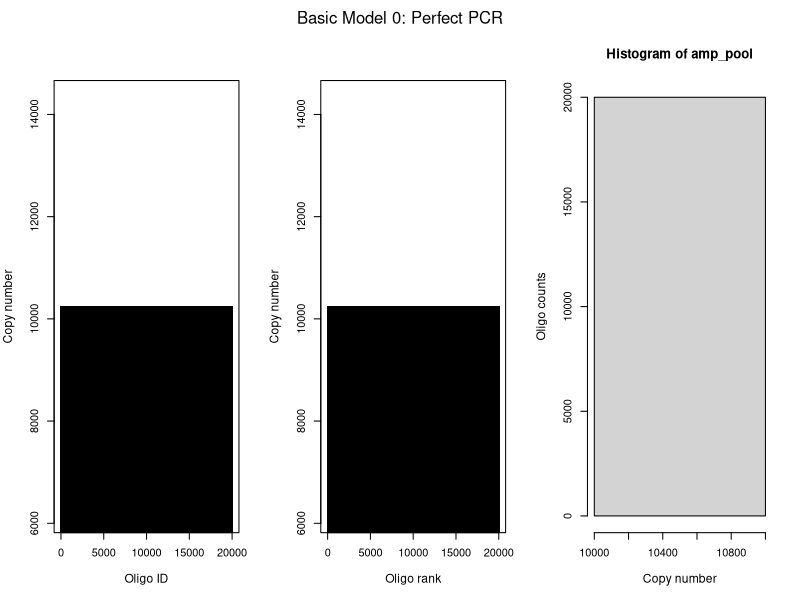
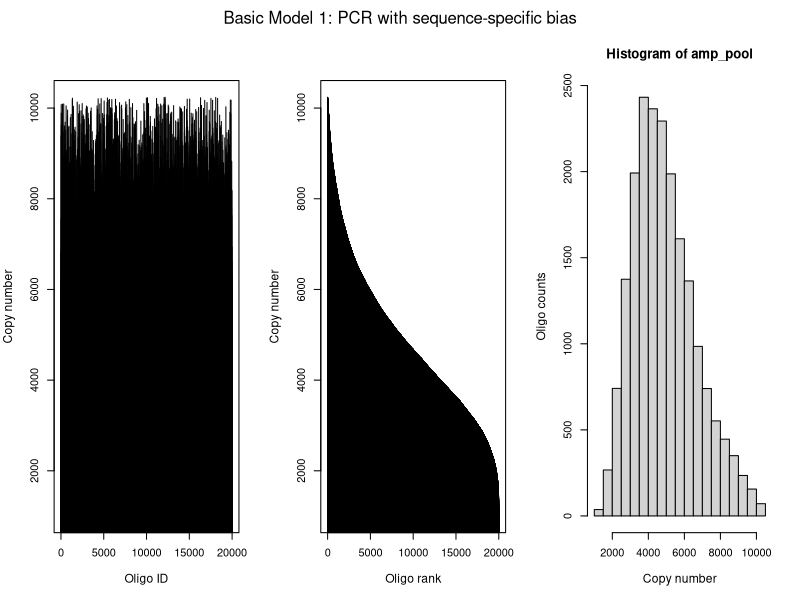
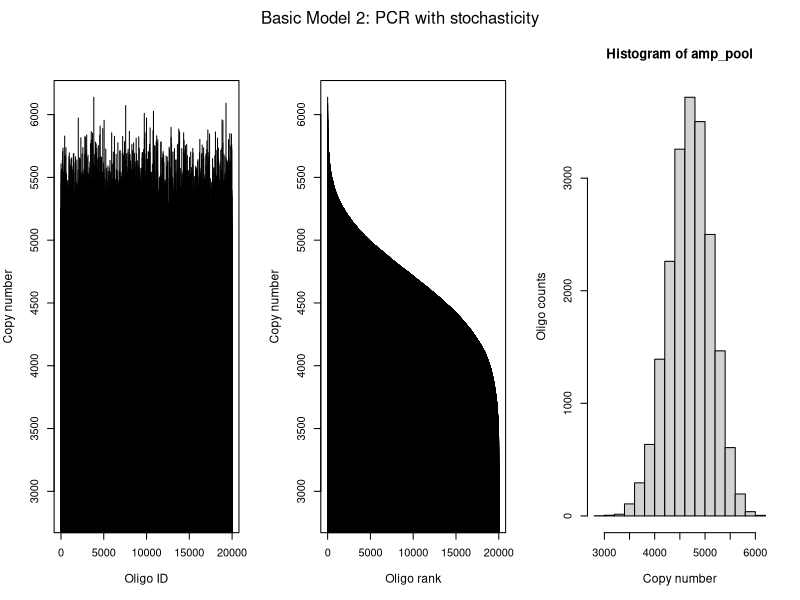
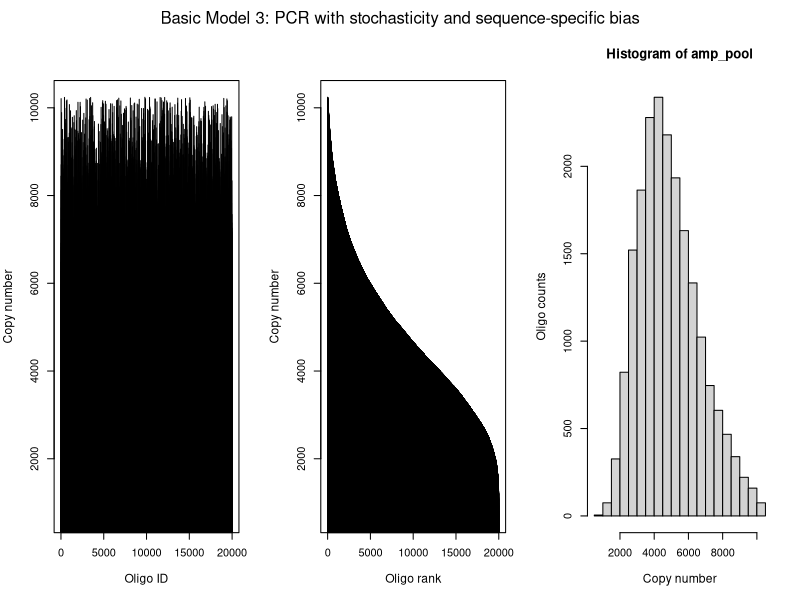
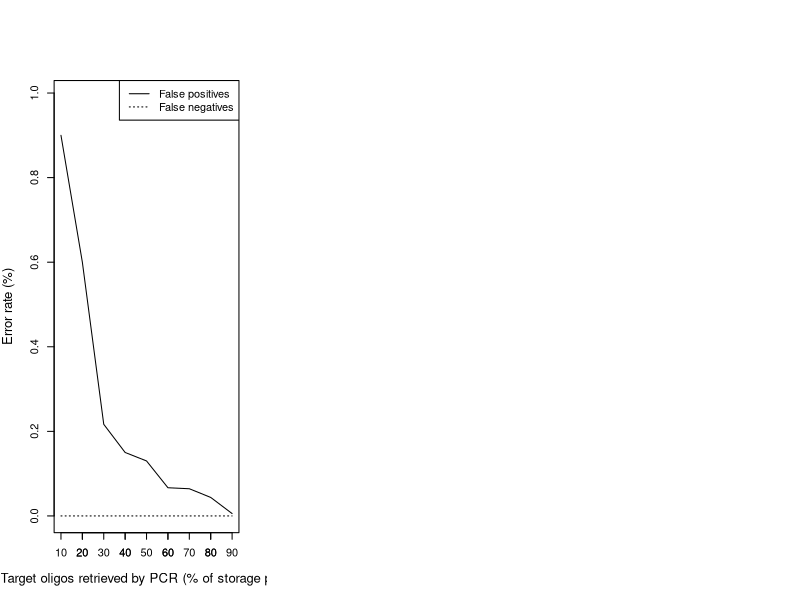
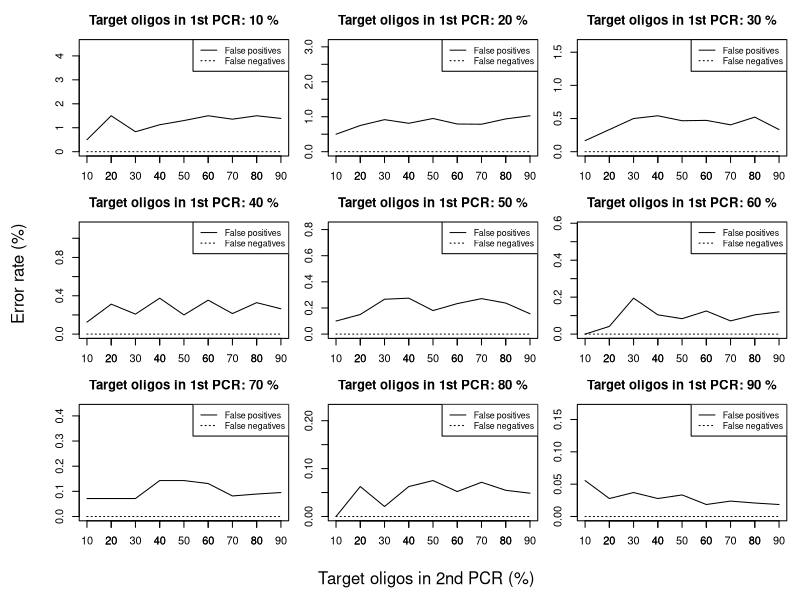

The R script that drew these images, in order:
## ---- chunk 1
knitr::opts_chunk$set(echo = TRUE)
## ---- chunk 2
library(truncnorm)
n = 20000 # unique data-encoding oligos in the storage pool
r = 10 # average physical redundancy (copy number) of oligos
s_pool <- rep(r, n) # initial pool of oligos before random access
pcr_cyc = 10 # number of PCR cycles (used in simulations of Basic Models 0-3)
threshold_ratio = 0.10 # used to define the "error threshold" in PCR models
## ---- chunk 3
amp_pool <- s_pool
pcr_eff <- 2
amp_pool <- amp_pool*pcr_eff^pcr_cyc # See model assumptions in manuscript

avg <- mean(amp_pool)
threshold <- avg*threshold_ratio
false_negative_count <- sum(amp_pool<threshold) # an amplicon is considered a false negative if its copy number is less than the threshold
false_negative_percent <- (false_negative_count/length(amp_pool))*100
no_amplify <- sum(amp_pool==r)

par(mfrow=c(1,3), oma = c(0, 0, 2, 0))
x <- seq(1,length(amp_pool),1)
plot(x, amp_pool, xlab="Oligo ID", ylab="Copy number", type="h", cex.lab=1.1)
plot(x, sort(amp_pool, decreasing=TRUE), xlab="Oligo rank", ylab="Copy number", type="h", cex.lab=1.1)
hist(amp_pool, xlab="Copy number", ylab="Oligo counts", cex.lab=1.1)
mtext("Basic Model 0: Perfect PCR", outer = TRUE, cex = 1)
cat("Mean copy number:",round(avg),"; Threshold:", round(threshold),"\n")
cat("False negatives:", false_negative_count,"in",length(amp_pool),"=",round(false_negative_percent,1), "%\n")
# cat("Unamplified oligos:",no_amplify,"\n")
## ---- chunk 4
amp_pool <- s_pool

pcr_eff <- rtruncnorm(length(amp_pool), a=1, b=2, mean=1.85, sd=0.07) # Model PCR efficiency as a Gaussian random variable. See model assumptions in manuscript.

PCR_bias <- function(pool, efficiency, cycles) {
  pool <- pool*efficiency^cycles
  return(pool)
}
amp_pool <- PCR_bias(amp_pool, pcr_eff, pcr_cyc)

avg <- mean(amp_pool)
threshold <- avg*threshold_ratio
false_negative_count <- sum(amp_pool<threshold)
false_negative_percent <- (false_negative_count/length(amp_pool))*100
no_amplify <- sum(amp_pool==r)

par(mfrow=c(1,3), oma = c(0, 0, 2, 0))
x <- seq(1,length(amp_pool),1)
plot(x, amp_pool, xlab="Oligo ID", ylab="Copy number", type="h", cex.lab=1.1)
plot(x, sort(amp_pool, decreasing=TRUE), xlab="Oligo rank", ylab="Copy number", type="h", cex.lab=1.1)
hist(amp_pool, xlab="Copy number", ylab="Oligo counts", cex.lab=1.1)
mtext("Basic Model 1: PCR with sequence-specific bias", outer = TRUE, cex = 1)
cat("Mean copy number:",round(avg),"; Threshold:", round(threshold),"\n")
cat("False negatives:", false_negative_count,"in",length(amp_pool),"=",round(false_negative_percent,1), "%\n")
# cat("Unamplified oligos:",no_amplify,"\n")
## ---- chunk 5
amp_pool <- s_pool
pcr_eff <- 1.85

# Model PCR amplification as a Galton-Watson stochastic branching process. See model assumptions in manuscript.
PCR_stochastic <- function(pool, efficiency, cycles) {
  for(i in 1:cycles) {
    pool <- pool + rbinom(length(pool), size=pool, prob=efficiency-1) # rbinom(observations, trials, prob)
    # cat("PCR cycle", i, ":", pool, "\n")
  }
  return(pool)
}
amp_pool <- PCR_stochastic(amp_pool, pcr_eff, pcr_cyc)

avg <- mean(amp_pool)
threshold <- avg*threshold_ratio
false_negative_count <- sum(amp_pool<threshold)
false_negative_percent <- (false_negative_count/length(amp_pool))*100
no_amplify <- sum(amp_pool==r)

par(mfrow=c(1,3), oma = c(0, 0, 2, 0))
x <- seq(1,length(amp_pool),1)
plot(x, amp_pool, xlab="Oligo ID", ylab="Copy number", type="h", cex.lab=1.1)
plot(x, sort(amp_pool, decreasing=TRUE), xlab="Oligo rank", ylab="Copy number", type="h", cex.lab=1.1)
hist(amp_pool, xlab="Copy number", ylab="Oligo counts", cex.lab=1.1)
mtext("Basic Model 2: PCR with stochasticity", outer = TRUE, cex = 1)
cat("Mean copy number:",round(avg),"; Threshold:", round(threshold),"\n")
cat("False negatives:", false_negative_count,"in",length(amp_pool),"=",round(false_negative_percent,1), "%\n")
# cat("Unamplified oligos:",no_amplify,"\n")
## ---- chunk 6
amp_pool <- s_pool
pcr_eff <- rtruncnorm(n, a=1, b=2, mean=1.85, sd=0.07) # See model assumptions in manuscript.

PCR_stoc_and_bias <- function(pool, efficiency, cycles) {
  for(i in 1:cycles) {
    pool <- pool + rbinom(length(pool), size=pool, prob=efficiency-1) # See model assumptions in manuscript.
    # cat("PCR cycle", i, ":", pool, "\n")
  }
  return(pool)
}
amp_pool <- PCR_stoc_and_bias(amp_pool, pcr_eff, pcr_cyc)

avg <- mean(amp_pool)
threshold <- avg*threshold_ratio
false_negative_count <- sum(amp_pool<threshold)
false_negative_percent <- (false_negative_count/length(amp_pool))*100
no_amplify <- sum(amp_pool==r)

par(mfrow=c(1,3), oma = c(0, 0, 2, 0))
x <- seq(1,length(amp_pool),1)
plot(x, amp_pool, xlab="Oligo ID", ylab="Copy number", type="h", cex.lab=1.1)
plot(x, sort(amp_pool, decreasing=TRUE), xlab="Oligo rank", ylab="Copy number", type="h", cex.lab=1.1)
hist(amp_pool, xlab="Copy number", ylab="Oligo counts", cex.lab=1.1)
mtext("Basic Model 3: PCR with stochasticity and sequence-specific bias", outer = TRUE, cex = 1)
cat("Mean copy number:",round(avg),"; Threshold:", round(threshold),"\n")
cat("False negatives:", false_negative_count,"in",length(amp_pool),"=",round(false_negative_percent,1), "%\n")
# cat("Unamplified oligos:",no_amplify,"\n")
## ---- chunk 7
PCR_random_access <- function(pool, nested, FPpoolPrvCyc, target_percent, cycles) {
  if(nested==0 | length(FPpoolPrvCyc)==0) { # for random-access patterns requiring only one PCR reaction
    targets <- pool[1:(length(pool)*target_percent)] # target oligos
    non_targets <- pool[-(1:(length(pool)*target_percent))] # non-target oligos
    
    desired_amplicon <- PCR_stochastic(targets, pcr_eff, cycles)
    spurious_amplicon <- PCR_stochastic(non_targets, spurious_eff, cycles)
    
    avg <- mean(desired_amplicon)
    avg_spurious <- mean(spurious_amplicon)
    threshold <- avg*threshold_ratio
    false_negative_count <- sum(desired_amplicon<threshold)
    false_negative_percent <- (false_negative_count/length(targets))*100
    false_positive_count <- sum(spurious_amplicon>threshold)
    false_positive_percent <- (false_positive_count/length(targets))*100
    
    # Tips: Un-comment the following code to analyze the detailed statistics.
    
    # cat("Mean copy number (desired amplicon):",round(avg),"; Threshold:", round(threshold),"\n")
    # cat("Mean copy number (spurious amplicon):",round(avg_spurious),"\n")
    # cat("False negatives:", false_negative_count,"in",length(targets),"=",round(false_negative_percent,1), "%\n")
    # cat("False positives:", false_positive_count,"in",length(targets),"=",round(false_positive_percent,1), "%\n")
    # 
    # par(mfrow=c(1,3), oma = c(0, 0, 2, 0))
    # x <- seq(1,length(targets),1)
    # plot(x, desired_amplicon, xlab="Oligo ID (Desired)", ylab="Copy number", type="h")
    # plot(x, sort(desired_amplicon, decreasing=TRUE), xlab="Oligo rank (Desired)", ylab="Copy number", type="h")
    # hist(desired_amplicon, xlab="Copy number", ylab="Oligo counts (Desired)")
    # mtext("Desired amplicons from PCR random access", outer = TRUE, cex = 1)
    # 
    # par(mfrow=c(1,3), oma = c(0, 0, 2, 0))
    # x <- seq(1,length(non_targets),1)
    # plot(x, spurious_amplicon, xlab="Oligo ID (Spurious)", ylab="Copy number", type="h")
    # plot(x, sort(spurious_amplicon, decreasing=TRUE), xlab="Oligo rank (Spurious)", ylab="Copy number", type="h")
    # hist(spurious_amplicon, xlab="Copy number", ylab="Oligo counts (Spurious)")
    # mtext("Spurious amplicons from PCR random access", outer = TRUE, cex = 1)
    
    PCR_result <- list(false_negative_count, false_positive_count, false_negative_percent, false_positive_percent, desired_amplicon, spurious_amplicon)
    return(PCR_result)
  } 
  
  else { # for random-access patterns requiring a second (nested) PCR reaction
    targets <- pool[1:(length(pool)*target_percent)] # target oligos
    non_targets <- pool[-(1:(length(pool)*target_percent))] # non-target oligos
    targets_FPPrvCyc <- FPpoolPrvCyc[1:(length(FPpoolPrvCyc)*target_percent)] # spurious amplicons (from the 1st PCR reaction) with primer binding sites targeted by the 2nd PCR
    non_targets_FPPrvCyc <- FPpoolPrvCyc[-(1:(length(FPpoolPrvCyc)*target_percent))] # spurious amplicons (from the 1st PCR reaction) without primer binding sites targeted by the 2nd PCR
    
    desired_amplicon <- PCR_stochastic(targets, pcr_eff, cycles)
    spurious_amplicon1 <- PCR_stochastic(non_targets, spurious_eff, cycles)
    spurious_amplicon2 <- PCR_stochastic(targets_FPPrvCyc, pcr_eff, cycles)
    spurious_amplicon3 <- PCR_stochastic(non_targets_FPPrvCyc, spurious_eff, cycles)
    spurious_amplicon <- c(spurious_amplicon1,spurious_amplicon2,spurious_amplicon3)
    
    avg <- mean(desired_amplicon)
    avg_spurious <- mean(spurious_amplicon)
    threshold <- avg*threshold_ratio
    false_negative_count <- sum(desired_amplicon<threshold)
    false_negative_percent <- (false_negative_count/length(targets))*100
    false_positive_count <- sum(spurious_amplicon>threshold)
    false_positive_percent <- (false_positive_count/length(targets))*100
    
    # Tips: Un-comment the following code to analyze the detailed statistics.
    
    # cat("Mean copy number (desired amplicon):",round(avg),"; Threshold:", round(threshold),"\n")
    # cat("Mean copy number (spurious amplicon):",round(avg_spurious),"\n")
    # cat("False negatives:", false_negative_count,"in",length(targets),"=",round(false_negative_percent,1), "%\n")
    # cat("False positives:", false_positive_count,"in",length(targets),"=",round(false_positive_percent,1), "%\n")
    #
    # par(mfrow=c(1,3), oma = c(0, 0, 2, 0))
    # x <- seq(1,length(targets),1)
    # plot(x, desired_amplicon, xlab="Oligo ID (Desired)", ylab="Copy number", type="h")
    # plot(x, sort(desired_amplicon, decreasing=TRUE), xlab="Oligo rank (Desired)", ylab="Copy number", type="h")
    # hist(desired_amplicon, xlab="Copy number", ylab="Oligo counts (Desired)")
    # mtext("Desired amplicons from PCR random access", outer = TRUE, cex = 1)
    # 
    # par(mfrow=c(1,3), oma = c(0, 0, 2, 0))
    # x <- seq(1,length(non_targets),1)
    # plot(x, spurious_amplicon, xlab="Oligo ID (Spurious)", ylab="Copy number", type="h")
    # plot(x, sort(spurious_amplicon, decreasing=TRUE), xlab="Oligo rank (Spurious)", ylab="Copy number", type="h")
    # hist(spurious_amplicon, xlab="Copy number", ylab="Oligo counts (Spurious)")
    # mtext("Spurious amplicons from PCR random access", outer = TRUE, cex = 1)
    
    PCR_result <- list(false_negative_count, false_positive_count, false_negative_percent, false_positive_percent, desired_amplicon, spurious_amplicon)
    return(PCR_result)
  }
}
## ---- chunk 8

pcr_eff <- 1.85 # PCR efficiency of target oligos
spurious_eff <- 1.15 # spurious amplification efficiency of non-target oligos
pcr_cyc_r1 <- 6 # total PCR cycles for the 1st PCR random-access reaction
pcr_cyc_r2 <- 6 # total PCR cycles for the 2nd PCR random-access reaction

RandomAccessResult_r1 <- list()
FalseNegativeStats_r1 <- list()
FalsePositiveStats_r1 <- list()
DesiredAmplicon_r1 <- list()
SpuriousAmplicon_r1 <- list()

for(i in 1:9) { # target 10% to 90% of oligos in the PCR reaction
  output <- PCR_random_access(s_pool, 0, 0, i/10, pcr_cyc_r1)
  RandomAccessResult_r1[[i]] <- output
  FalseNegativeStats_r1[[i]] <- unlist(RandomAccessResult_r1[[i]][3])
  FalsePositiveStats_r1[[i]] <- unlist(RandomAccessResult_r1[[i]][4])
  DesiredAmplicon_r1[[i]] <- unlist(RandomAccessResult_r1[[i]][5])
  SpuriousAmplicon_r1[[i]] <- unlist(RandomAccessResult_r1[[i]][6])
}

plot(seq(10,90,10),unlist(FalsePositiveStats_r1),type="l",ylim=c(0,max(unlist(FalsePositiveStats_r1))*1.1),xlab="Target oligos retrieved by PCR (% of storage pool)",ylab="Error rate (%)",cex.lab=1.2)
lines(seq(10,90,10),unlist(FalseNegativeStats_r1),lty=3)
axis(1,at=seq(10,90,10),labels=seq(10,90,10))
legend("topright",legend=c("False positives","False negatives"),lty=c(1, 3),lwd=1)
## ---- chunk 9

RandomAccessResult_r2 <- list()
FalseNegativeStats_r2 <- list()
FalsePositiveStats_r2 <- list()
DesiredAmplicon_r2 <- list()
SpuriousAmplicon_r2 <- list()

par(mfrow = c(3, 3))
par(oma = c(4, 4, 0, 0)) # make room for the overall x and y axis titles
par(mar = c(2, 2, 3, 1)) # make the plots be closer together

for(i in 1:9) { # target 10% to 90% of oligos in the 1st PCR reaction
  for(j in 1:9) { # target 10% to 90% of oligos in the 2nd PCR reaction
    output <- PCR_random_access(unlist(DesiredAmplicon_r1[[i]]), 1, unlist(SpuriousAmplicon_r1[[i]]), j/10, pcr_cyc_r2)
    RandomAccessResult_r2[[j]] <- output
    FalseNegativeStats_r2[[j]] <- unlist(RandomAccessResult_r2[[j]][3])
    FalsePositiveStats_r2[[j]] <- unlist(RandomAccessResult_r2[[j]][4])
    DesiredAmplicon_r2[[j]] <- unlist(RandomAccessResult_r2[[j]][5])
    SpuriousAmplicon_r2[[j]] <- unlist(RandomAccessResult_r2[[j]][6])
  }

  plot(seq(10,90,10),unlist(FalsePositiveStats_r2),type="l",ylim=c(0,max(unlist(FalsePositiveStats_r2))*3),main=paste("Target oligos in 1st PCR:",i*10,"%"))
  lines(seq(10,90,10),unlist(FalseNegativeStats_r2),lty=3)
  axis(1,at=seq(10,90,10),labels=seq(10,90,10))
  legend("topright",legend=c("False positives","False negatives"),lty=c(1, 3),lwd=1,cex=0.8)
}

mtext('Target oligos in 2nd PCR (%)', side = 1, outer = TRUE, line = 2)
mtext('Error rate (%)', side = 2, outer = TRUE, line = 2)
